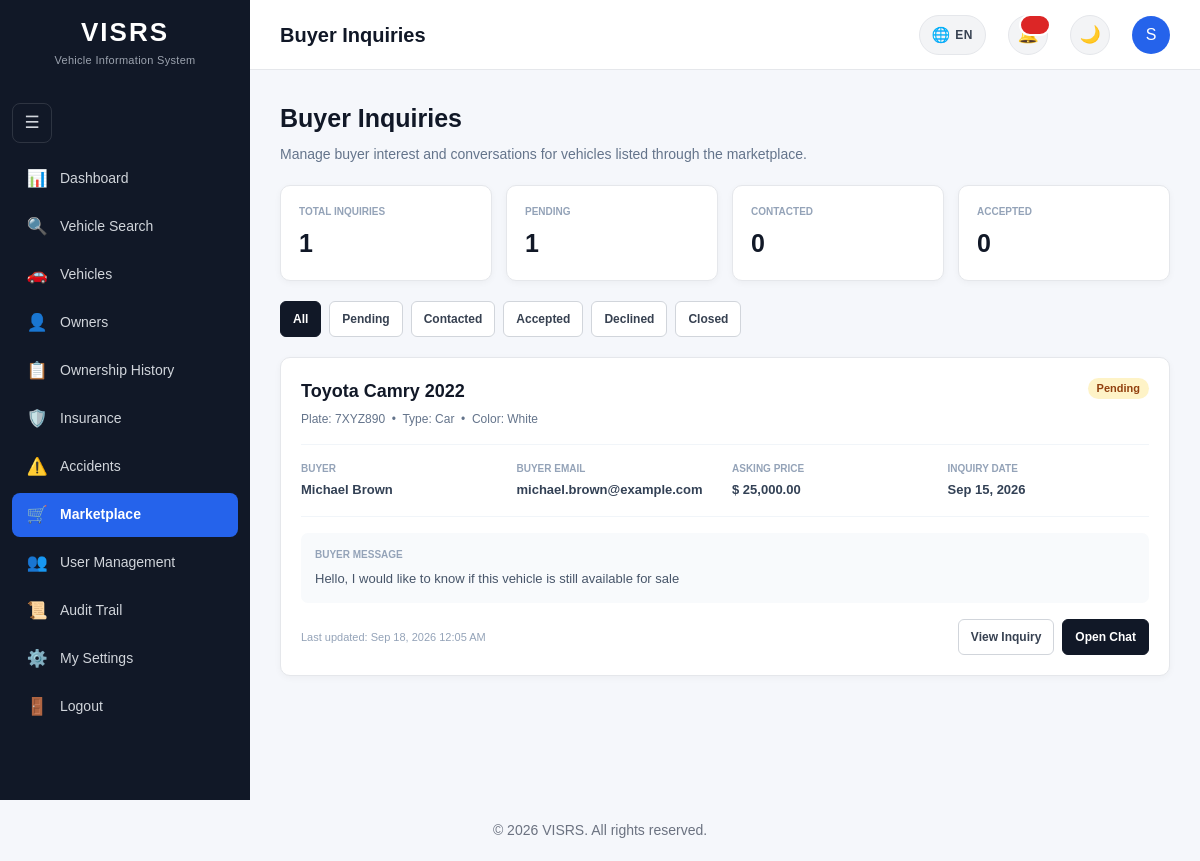
The app's page /marketplace/inquiries.php (signed in) with its own data.
### tables this page shows
CREATE TABLE `vehicle_interests` (
  `InterestID` int(11) NOT NULL,
  `ListingID` int(11) NOT NULL,
  `VehicleID` int(11) NOT NULL,
  `BuyerID` int(11) NOT NULL,
  `SellerID` int(11) NOT NULL,
  `Message` text DEFAULT NULL,
  `Status` enum('Pending','Contacted','Accepted','Declined','Closed') NOT NULL DEFAULT 'Pending',
  `CreatedAt` timestamp NOT NULL DEFAULT current_timestamp(),
  `UpdatedAt` timestamp NOT NULL DEFAULT current_timestamp() ON UPDATE current_timestamp()
);

CREATE TABLE `vehicles` (
  `VehicleID` int(11) NOT NULL,
  `PlateNumber` varchar(20) NOT NULL,
  `VIN` varchar(50) NOT NULL,
  `OwnerID` int(11) NOT NULL,
  `SellerID` int(11) DEFAULT NULL,
  `Make` varchar(100) NOT NULL,
  `Model` varchar(100) NOT NULL,
  `VehicleYear` year(4) NOT NULL,
  `Mileage` int(10) UNSIGNED DEFAULT NULL,
  `LastServiceDate` date DEFAULT NULL,
  `OilChangeIntervalKm` int(10) UNSIGNED DEFAULT NULL,
  `LastOilChangeDate` date DEFAULT NULL,
  `LastOilChangeMileage` int(10) UNSIGNED DEFAULT NULL,
  `Color` varchar(50) DEFAULT NULL,
  `VehicleType` varchar(50) DEFAULT NULL,
  `EngineNumber` varchar(100) DEFAULT NULL,
  `RegistrationDate` date DEFAULT NULL,
  `Status` enum('Active','Inactive','Stolen','Sold') NOT NULL DEFAULT 'Active',
  `CreatedAt` timestamp NOT NULL DEFAULT current_timestamp()
);

CREATE TABLE `users` (
  `UserID` int(11) NOT NULL,
  `FirstName` varchar(100) NOT NULL,
  `LastName` varchar(100) NOT NULL,
  `Email` varchar(150) NOT NULL,
  `ProfileImage` varchar(255) DEFAULT NULL,
  `Password` varchar(255) NOT NULL,
  `Role` enum('Admin','Police','Seller','User') NOT NULL DEFAULT 'User',
  `CreatedAt` timestamp NOT NULL DEFAULT current_timestamp(),
  `TwoFactorSecret` varchar(64) DEFAULT NULL,
  `TwoFactorEnabled` tinyint(1) NOT NULL DEFAULT 0,
  `TwoFactorConfirmedAt` datetime DEFAULT NULL
);

CREATE TABLE `vehicle_listings` (
  `ListingID` int(11) NOT NULL,
  `VehicleID` int(11) NOT NULL,
  `SellerID` int(11) NOT NULL,
  `Price` decimal(12,2) NOT NULL,
  `Description` text DEFAULT NULL,
  `Status` enum('Available','Reserved','Sold','Inactive') NOT NULL DEFAULT 'Available',
  `CreatedAt` timestamp NOT NULL DEFAULT current_timestamp(),
  `UpdatedAt` timestamp NOT NULL DEFAULT current_timestamp() ON UPDATE current_timestamp()
);

### marketplace/inquiries.php (the view, shortened to what the rows shown need)
<?php
require_once __DIR__ . "/../includes/database.php";
require_once __DIR__ . "/../includes/functions.php";
$currentRole = currentUserRole();
$statusFilter = trim($_GET["status"] ?? "");
$sql = "
    SELECT
        vi.InterestID,
        vi.ListingID,
        vi.VehicleID,
        vi.BuyerID,
        vi.SellerID,
        vi.Message,
        vi.Status,
        vi.CreatedAt,
        vi.UpdatedAt,
        vl.Price,
        vl.Status AS ListingStatus,
        v.PlateNumber,
        v.VIN,
        v.Make,
        v.Model,
        v.VehicleYear,
        v.Color,
        v.VehicleType,
        buyer.FirstName AS BuyerFirstName,
        buyer.LastName AS BuyerLastName,
        buyer.Email AS BuyerEmail,
        seller.FirstName AS SellerFirstName,
        seller.LastName AS SellerLastName,
        seller.Email AS SellerEmail
    FROM vehicle_interests vi
    INNER JOIN vehicle_listings vl
        ON vi.ListingID = vl.ListingID
    INNER JOIN vehicles v
        ON vi.VehicleID = v.VehicleID
    INNER JOIN users buyer
        ON vi.BuyerID = buyer.UserID
    INNER JOIN users seller
        ON vi.SellerID = seller.UserID
";
$params = [];
if (
    $currentRole === "Admin"
) {
    $sql .= "
        WHERE 1 = 1
    ";
}
$sql .= "
    ORDER BY
        vi.UpdatedAt DESC,
        vi.CreatedAt DESC,
        vi.InterestID DESC
";
$stmt = $pdo->prepare($sql);
$stmt->execute($params);
$inquiries = $stmt->fetchAll();
require_once "../includes/head.php";
?>
<body>
<div class="layout">
    <?php
    require_once __DIR__ .
        "/../includes/sidebar.php";
    ?>
    <main class="main-content">
        <?php
        require_once __DIR__ .
            "/../includes/header.php";
        ?>
        <main class="content">
            <div class="inquiries-page">
                <div class="page-heading">
                    <h1>
                        Buyer Inquiries
                    </h1>
                </div>
                <?php if (
                    count($inquiries) === 0
                ): ?>
                    <div class="empty-state">
                        <h2>
                            No Inquiries Found
                        </h2>
                        <p>
                            <?php if (
                                $currentRole === "Seller"
                                &&
                                $statusFilter === ""
                            ): ?>
                                You currently have no buyer
                                inquiries for your marketplace
                                listings.
                            <?php elseif (
                                $statusFilter !== ""
                            ): ?>
                                There are no inquiries matching
                                the selected status.
                            <?php else: ?>
                                There are currently no buyer
                                inquiries in the marketplace.
                            <?php endif; ?>
                        </p>
                        <a
                            href="/visrs/marketplace/"
                            class="action-button primary"
                        >
                            Back to Marketplace
                        </a>
                    </div>
                <?php else: ?>
                    <?php foreach (
                        $inquiries
                        as $inquiry
                    ): ?>
                        <?php
                        $statusClass =
                            strtolower(
                                $inquiry["Status"]
                            );
                        ?>
                        <div class="inquiry-card">
                            <div class="inquiry-top">
                                <div>
                                    <h2 class="vehicle-name">
                                        <?= e(
                                            $inquiry["Make"]
                                            . " "
                                            . $inquiry["Model"]
                                            . " "
                                            . $inquiry["VehicleYear"]
                                        ) ?>
                                    </h2>
                                    <div class="vehicle-meta">
                                        Plate:
                                        <?= e(
                                            $inquiry["PlateNumber"]
                                        ) ?>
                                        &nbsp;•&nbsp;
                                        Type:
                                        <?= displayValue(
                                            $inquiry["VehicleType"]
                                        ) ?>
                                        &nbsp;•&nbsp;
                                        Color:
                                        <?= displayValue(
                                            $inquiry["Color"]
                                        ) ?>
                                    </div>
                                </div>
                                <span
                                    class="
                                        status-badge
                                        status-<?= e(
                                            $statusClass
                                        )
                                        ?>"
                                >
                                    <?= e(
                                        $inquiry["Status"]
                                    ) ?>
                                </span>
                            </div>
                            <div class="inquiry-grid">
                                <div>
                                    <div
                                        class="inquiry-info-label"
                                    >
                                        Buyer
                                    </div>
                                    <div
                                        class="inquiry-info-value"
                                    >
                                        <?= e(
                                            $inquiry[
                                                "BuyerFirstName"
                                            ]
                                            . " "
                                            .
                                            $inquiry[
                                                "BuyerLastName"
                                            ]
                                        ) ?>
                                    </div>
                                </div>
                                <div>
                                    <div
                                        class="inquiry-info-label"
                                    >
                                        Buyer Email
                                    </div>
                                    <div
                                        class="inquiry-info-value"
                                    >
                                        <?= e(
                                            $inquiry[
                                                "BuyerEmail"
                                            ]
                                        ) ?>
                                    </div>
                                </div>
                                <div>
                                    <div
                                        class="inquiry-info-label"
                                    >
                                        Asking Price
                                    </div>
                                    <div
                                        class="inquiry-info-value"
                                    >
                                        $
                                        <?= number_format(
                                            (float)
                                            $inquiry["Price"],
                                            2
                                        ) ?>
                                    </div>
                                </div>
                                <div>
                                    <div
                                        class="inquiry-info-label"
                                    >
                                        Inquiry Date
                                    </div>
                                    <div
                                        class="inquiry-info-value"
                                    >
                                        <?= e(
                                            formatDate(
                                                $inquiry["CreatedAt"]
                                            )
                                        ) ?>
                                    </div>
                                </div>
                            </div>
                            <?php if (
                                trim(
                                    $inquiry["Message"] ?? ""
                                ) !== ""
                            ): ?>
                                <div class="buyer-message">
                                    <div
                                        class="buyer-message-label"
                                    >
                                        Buyer Message
                                    </div>
                                    <?= nl2br(
                                        e(
                                            $inquiry["Message"]
                                        )
                                    ) ?>
                                </div>
                            <?php endif; ?>
                            <div class="inquiry-footer">
                                <div class="submitted-date">
                                    Last updated:
                                    <?= e(
                                        formatDateTime(
                                            $inquiry["UpdatedAt"]
                                        )
                                    ) ?>
                                </div>
                                <div class="inquiry-actions">
                                    <a
                                        href="/visrs/marketplace/inquiry.php?interest_id=<?= (int) $inquiry["InterestID"] ?>"
                                        class="action-button"
                                    >
                                        View Inquiry
                                    </a>
                                    <a
                                        href="/visrs/marketplace/chat.php?interest_id=<?= (int) $inquiry["InterestID"] ?>"
                                        class="
                                            action-button
                                            primary
                                        "
                                    >
                                        Open Chat
                                    </a>
                                </div>
                            </div>
                        </div>
                    <?php endforeach; ?>
                <?php endif; ?>
            </div>
        </main>
    </main>
</div>
<?php
require_once __DIR__ .
    "/../includes/footer.php";
?>

### records on screen
vehicle_interests: VehicleID.VehicleYear "Toyota Camry 2022", VehicleID.PlateNumber "7XYZ890", VehicleID.VehicleType "Car", VehicleID.Color "White", Status "Pending", BuyerID.LastName "Michael Brown", BuyerID.Email "michael.brown@example.com", ListingID.Price "25,000.00", CreatedAt "Sep 15, 2026", Message "Hello, I would like to know if this vehicle is still available for sale", UpdatedAt "Sep 18, 2026 12:05 AM"

### other values on screen
$pageTitle "Buyer Inquiries"
substr($headerFirstName, 0, 1) "S"
$totalCount "1"
$pendingCount "1"
$contactedCount "0"
$acceptedCount "0"
$status "Pending"
$status "Contacted"
$status "Accepted"
$status "Declined"
$status "Closed"
